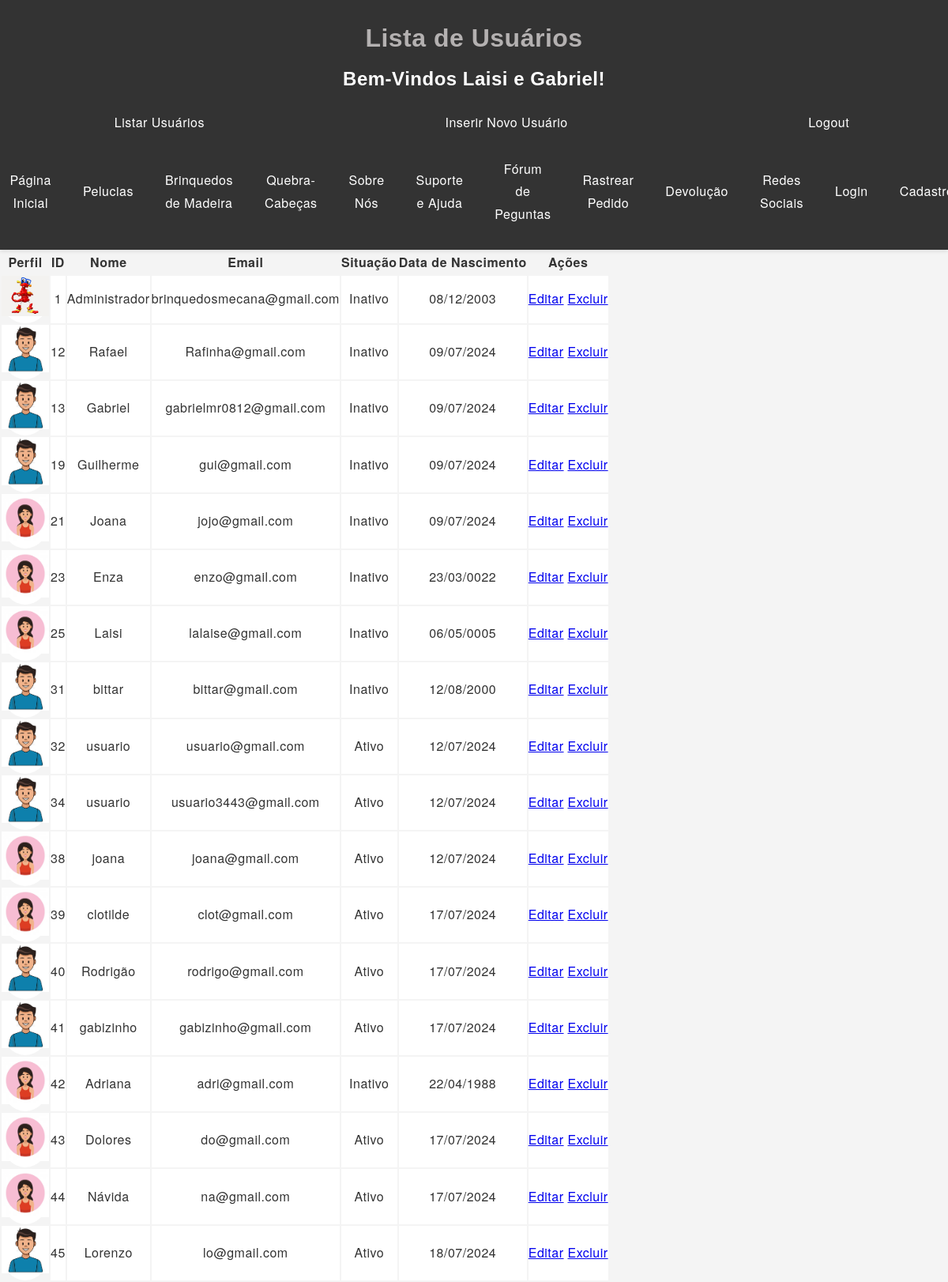
/listar_usuarios.php, run on the app's committed database.
### tables this page shows
CREATE TABLE `clientes` (
  `idcliente` int(11) NOT NULL,
  `nome` varchar(80) NOT NULL,
  `email` varchar(255) NOT NULL,
  `senha` varchar(64) NOT NULL,
  `situacao` int(1) NOT NULL DEFAULT 1,
  `nascimento` date NOT NULL,
  `role` varchar(20) DEFAULT 'user',
  `role_id` int(11) DEFAULT NULL,
  `imagem` varchar(240) NOT NULL,
  `ativo` tinyint(1) NOT NULL DEFAULT 1
);

### listar_usuarios.php (the view, shortened to what this page needs)
<?php
$server = "127.0.0.1";
$user = "u285025226_gabriel";
$pass = "Senha20022992";
$dbName = "u285025226_mecana";
$connect = mysqli_connect($server, $user, $pass, $dbName);
$query = "SELECT * FROM clientes";
$result = mysqli_query($connect, $query);
?>
<!DOCTYPE html>
<html lang="pt-BR">
<head>
    <link rel="stylesheet" href="styles.css">
</head>
<body>
    <header>
        <div class="container">
            <h1>Lista de Usuários</h1>
            <h2>Bem-Vindos Laisi e Gabriel!</h2>
            <nav>
                <ul>
                    <li><a href="listar_usuarios.php">Listar Usuários</a></li>
                    <li><a href="inserir_usuario.php">Inserir Novo Usuário</a></li>
                    <li><a href="logout.php">Logout</a></li>
                </ul>
            </nav>
            <nav>
                <ul>
                    <li><a href="index.php">Página Inicial</a></li>
                    <li><a href="pelucias.php">Pelucias</a></li>
                    <li><a href="Madeira.php">Brinquedos de Madeira</a></li>
                    <li><a href="quebra.php">Quebra-Cabeças</a></li>
                    <li><a href="sobre.php">Sobre Nós</a></li>
                    <li><a href="suporte.php">Suporte e Ajuda</a></li>
                    <li><a href="faq.php">Fórum de Peguntas</a></li>
                    <li><a href="rastrear_pedido.php">Rastrear Pedido</a></li>
                    <li><a href="politica_devolucao.php">Devolução</a></li>
                    <li><a href="redes_sociais.php">Redes Sociais</a></li>
                    <li><a href="loginusuarios.php">Login</a></li>
                    <li><a href="login.php">Cadastro</a></li>
                </ul>
            </nav>
        </div>
    </header>
        <table>
            <thead>
                <tr>
                    <th>Perfil</th>
                    <th>ID</th>
                    <th>Nome</th>
                    <th>Email</th>
                    <th>Situação</th>
                    <th>Data de Nascimento</th>
                    <th>Ações</th>
                </tr>
            </thead>
            <tbody>
                <?php while ($row = mysqli_fetch_assoc($result)): ?>
                    <tr class="produto">
                        <td class="logo-img"><img src="<?php echo $row['imagem']; ?>" alt="Imagem"></td>
                        <td><?php echo $row['idcliente']; ?></td>
                        <td><?php echo $row['nome']; ?></td>
                        <td><?php echo $row['email']; ?></td>
                        <td><?php echo ($row['situacao'] == 1) ? 'Ativo' : 'Inativo'; ?></td>
                        <td><?php echo date('d/m/Y', strtotime($row['nascimento'])); ?></td>
                        <td class="search-btn">
                            <a href="editar_usuario.php?id=<?php echo $row['idcliente']; ?>">Editar</a>
                            <a href="excluir_usuario.php?id=<?php echo $row['idcliente']; ?>">Excluir</a>
                        </td>
                    </tr>
                <?php endwhile; ?>
            </tbody>
        </table>
</body>
</html>

### styles.css (style rules this page uses)
h2, h3 { font-family: 'Arial', sans-serif; }
h1 { font-family: 'Arial', sans-serif; color: #b4b1b1; }
* { margin: 0; padding: 0; box-sizing: border-box; }
body { font-family: 'Helvetica Neue', Arial, sans-serif; background-color: #f4f4f4; color: #333; line-height: 1.6; line-height: 1.8; letter-spacing: 0.5px; }
header { display: flex; flex-direction: column; align-items: center; justify-content: center; background-color: #333; color: #fff; padding: 20px 0; text-align: center; box-shadow: 0 2px 5px rgba(0, 0, 0, 0.1); }
.logo-img { width: 60px; height: 60px; border-radius: 50%; margin-left: 10px; margin-right: 10px; }
nav ul { list-style: none; display: flex; justify-content: space-around; align-items: center; margin-top: 10px; }
nav ul li { margin-left: 20px; }
nav ul li a { color: #fff; padding: 10px 20px; border-radius: 5px; text-decoration: none; transition: background-color 0.3s ease; display: block; width: 100%; padding: 10px; }
.produto { padding: 15px; background-color: #ffffff; border: 1.5px solid #000000; border-radius: 8px; text-align: center; transition: transform 0.3s ease; }
.produto img { width: 100%; height: auto; max-height: 200px; }
:root { --bg-color: #fff; --text-color: #333; }

### data on the page
clientes: imagem (picture), idcliente "1", nome "Administrador", email "brinquedosmecana@gmail.com", situacao "Inativo", nascimento "08/12/2003"
clientes: imagem (picture), idcliente "12", nome "Rafael", email "Rafinha@gmail.com", situacao "Inativo", nascimento "09/07/2024"
clientes: imagem (picture), idcliente "13", nome "Gabriel", email "gabrielmr0812@gmail.com", situacao "Inativo", nascimento "09/07/2024"
clientes: imagem (picture), idcliente "19", nome "Guilherme", email "gui@gmail.com", situacao "Inativo", nascimento "09/07/2024"
clientes: imagem (picture), idcliente "21", nome "Joana", email "jojo@gmail.com", situacao "Inativo", nascimento "09/07/2024"
clientes: imagem (picture), idcliente "23", nome "Enza", email "enzo@gmail.com", situacao "Inativo", nascimento "23/03/0022"
clientes: imagem (picture), idcliente "25", nome "Laisi", email "lalaise@gmail.com", situacao "Inativo", nascimento "06/05/0005"
clientes: imagem (picture), idcliente "31", nome "bittar", email "bittar@gmail.com", situacao "Inativo", nascimento "12/08/2000"
clientes: imagem (picture), idcliente "32", nome "usuario", email "usuario@gmail.com", situacao "Ativo", nascimento "12/07/2024"
clientes: imagem (picture), idcliente "34", nome "usuario", email "usuario3443@gmail.com", situacao "Ativo", nascimento "12/07/2024"
clientes: imagem (picture), idcliente "38", nome "joana", email "joana@gmail.com", situacao "Ativo", nascimento "12/07/2024"
clientes: imagem (picture), idcliente "39", nome "clotilde", email "clot@gmail.com", situacao "Ativo", nascimento "17/07/2024"
clientes: imagem (picture), idcliente "40", nome "Rodrigão", email "rodrigo@gmail.com", situacao "Ativo", nascimento "17/07/2024"
clientes: imagem (picture), idcliente "41", nome "gabizinho", email "gabizinho@gmail.com", situacao "Ativo", nascimento "17/07/2024"
clientes: imagem (picture), idcliente "42", nome "Adriana", email "adri@gmail.com", situacao "Inativo", nascimento "22/04/1988"
clientes: imagem (picture), idcliente "43", nome "Dolores", email "do@gmail.com", situacao "Ativo", nascimento "17/07/2024"
clientes: imagem (picture), idcliente "44", nome "Návida", email "na@gmail.com", situacao "Ativo", nascimento "17/07/2024"
clientes: imagem (picture), idcliente "45", nome "Lorenzo", email "lo@gmail.com", situacao "Ativo", nascimento "18/07/2024"
